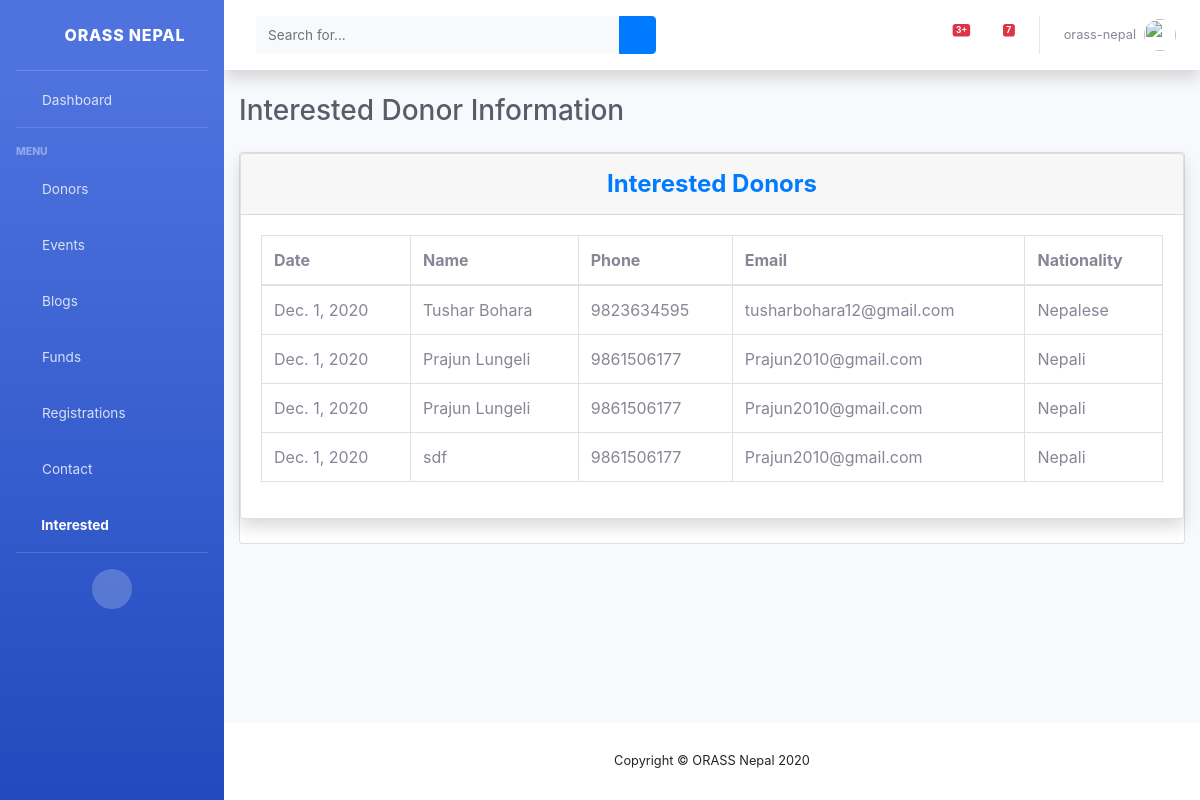
The app's page /view/interested/ (signed in) with its own data.
### web/models.py (models this page shows, shortened)
class InterestedDonor(models.Model):
    date = models.DateField(auto_now_add=True)
    name = models.CharField(max_length=255)
    email = models.CharField(max_length=255)
    phone = models.CharField(max_length=50)
    nationality = models.CharField(max_length=70)

### web/views.py (the view)
# urls.py: path('view/interested/', login_required(InterestedList.as_view(), login_url='/staff'),
class InterestedList(ListView):
    model = InterestedDonor
    template_name = 'staff/view_interested.html'
    context_object_name = 'donors'

### web/templates/staff/view_interested.html (shortened to what this page needs)
{% extends "staff/base.html" %}
{% load static %}
{% block css %}
<link href="{% static 'vendor/datatables/dataTables.bootstrap4.min.css' %}" rel="stylesheet">
<link rel="stylesheet" href="https://netdna.bootstrapcdn.com/font-awesome/4.7.0/css/font-awesome.css">
{% endblock css %}
{% block intActive %}active{% endblock intActive %}
{% block content %}
<div class="d-sm-flex align-items-center justify-content-between mb-4">
    <h1 class="h3 mb-0 text-gray-800">Interested Donor Information</h1>
</div>
<div class="card mb-12">
    <div class="card shadow mb-4">
        <div class="card-header py-3">
            <h4 class="m-0 font-weight-bold text-primary" style="text-align: center">Interested Donors</h4>
        </div>
        <div class="card-body">
            <div class="table-responsive">
                <table class="table table-bordered" id="dataTable" width="100%" cellspacing="0">
                    <thead>
                    <tr>
                        <th>Date</th>
                        <th>Name </th>
                        <th>Phone</th>
                        <th>Email</th>
                        <th>Nationality</th>
                    </tr>
                    </thead>
                    <tbody>
                    {% for donor in donors %}
                        <tr>
                            <td>{{ donor.date }}</td>
                            <td>{{ donor.name }}</td>
                            <td>{{ donor.phone }}</td>
                            <td>{{ donor.email }}</td>
                            <td>{{ donor.nationality }}</td>
                        </tr>
                    {% endfor %}
                    </tbody>
                </table>
            </div>
        </div>
    </div>
</div>
{% endblock content %}

### web/templates/staff/base.html (shortened to what this page needs)
{% load static %}
<!DOCTYPE html>
<html lang="en">
<head>
    <link href="{% static 'vendor/fontawesome-free/css/all.min.css' %}" rel="stylesheet" type="text/css">
    <link href="{% static 'css/sb-admin-2.min.css' %}" rel="stylesheet">
    <link rel="stylesheet" href="https://netdna.bootstrapcdn.com/font-awesome/4.7.0/css/font-awesome.css">
    <link rel="stylesheet" href="https://stackpath.bootstrapcdn.com/bootstrap/4.1.3/css/bootstrap.min.css">
    {% block css %}
    {% endblock css %}
</head>
<body id="page-top">
    <div id="wrapper">
        <ul class="navbar-nav bg-gradient-primary sidebar sidebar-dark accordion" id="accordionSidebar">
            <a class="sidebar-brand d-flex align-items-center justify-content-center" href="{% url 'web:dashboard' %}">
                <div class="sidebar-brand-icon rotate-n-15">
                    <i class="fas fa-laugh-wink"></i>
                </div>
                <div class="sidebar-brand-text mx-3">ORASS Nepal</div>
            </a>
            <hr class="sidebar-divider my-0">
            <li class="nav-item {% block dashActive %}{% endblock dashActive %}">
                <a class="nav-link" href="{% url 'web:dashboard' %}">
                    <i class="fas fa-fw fa-tachometer-alt"></i>
                    <span>Dashboard</span></a>
            </li>
            <hr class="sidebar-divider">
            <div class="sidebar-heading">
                Menu
            </div>
            <li class="nav-item {% block donorActive %}{% endblock donorActive %}">
                <a class="nav-link" href="{% url 'web:view-donor' %}">
                    <i class="fas fa-fw fa-donate"></i>
                    <span>Donors</span></a>
            </li>
            <li class="nav-item {% block eventActive %}{% endblock eventActive %}">
                <a class="nav-link" href="{% url 'web:view-event' %}">
                    <i class="fas fa-fw fa-table"></i>
                    <span>Events</span></a>
            </li>
            <li class="nav-item {% block blogActive %}{% endblock blogActive %}">
                <a class="nav-link" href="{% url 'web:view-blog' %}">
                    <i class="fas fa-fw fa-blog"></i>
                    <span>Blogs</span></a>
            </li>
            <li class="nav-item {% block fundActive %}{% endblock fundActive %}">
                <a class="nav-link" href="{% url 'web:view-fund' 1 %}">
                    <i class="fas fa-fw fa-money"></i>
                    <span>Funds</span></a>
            </li>
            <li class="nav-item {% block regActive %}{% endblock regActive %}">
                <a class="nav-link" href="{% url 'web:view-registration' %}">
                    <i class="fas fa-fw fa-folder"></i>
                    <span>Registrations</span></a>
            </li>
            <li class="nav-item {% block contActive %}{% endblock contActive %}">
                <a class="nav-link" href="{% url 'web:view-query' %}">
                    <i class="fas fa-fw fa-comments"></i>
                    <span>Contact</span></a>
            </li>
            <li class="nav-item {% block intActive %}{% endblock intActive %}">
                <a class="nav-link" href="{% url 'web:view-interested' %}">
                    <i class="fas fa-fw fa-users"></i>
                    <span>Interested</span></a>
            </li>
            <hr class="sidebar-divider d-none d-md-block">
            <div class="text-center d-none d-md-inline">
                <button class="rounded-circle border-0" id="sidebarToggle"></button>
            </div>
        </ul>
        <div id="content-wrapper" class="d-flex flex-column">
            <div id="content">
                <nav class="navbar navbar-expand navbar-light bg-white topbar mb-4 static-top shadow">
                    <form
                        class="d-none d-sm-inline-block form-inline mr-auto ml-md-3 my-2 my-md-0 mw-100 navbar-search">
                        <div class="input-group">
                            <input type="text" class="form-control bg-light border-0 small" placeholder="Search for..."
                                aria-label="Search" aria-describedby="basic-addon2">
                            <div class="input-group-append">
                                <button class="btn btn-primary" type="button">
                                    <i class="fas fa-search fa-sm"></i>
                                </button>
                            </div>
                        </div>
                    </form>
                    <ul class="navbar-nav ml-auto">
                        <li class="nav-item dropdown no-arrow mx-1">
                            <a class="nav-link dropdown-toggle" href="#" id="alertsDropdown" role="button"
                                data-toggle="dropdown" aria-haspopup="true" aria-expanded="false">
                                <span class="badge badge-danger badge-counter">3+</span>
                            </a>
                        </li>
                        <li class="nav-item dropdown no-arrow mx-1">
                            <a class="nav-link dropdown-toggle" href="#" id="messagesDropdown" role="button"
                                data-toggle="dropdown" aria-haspopup="true" aria-expanded="false">
                                <i class="fas fa-envelope fa-fw"></i>
                                <span class="badge badge-danger badge-counter">7</span>
                            </a>
                        </li>
                        <li class="nav-item dropdown no-arrow">
                            <a class="nav-link dropdown-toggle" href="#" id="userDropdown" role="button"
                                data-toggle="dropdown" aria-haspopup="true" aria-expanded="false">
                                <span class="mr-2 d-none d-lg-inline text-gray-600 small">{{ user.username }}</span>
                                <img class="img-profile rounded-circle"
                                    src="{% static 'images/undraw_profile.svg' %}">
                            </a>
                        </li>
                    </ul>
                </nav>
                <div class="container-fluid">
                    {% block content %}
                    {% endblock content %}
                </div>
            </div>
            <footer class="sticky-footer bg-white">
                <div class="container my-auto">
                    <div class="copyright text-center my-auto">
                        <span>Copyright &copy; ORASS Nepal 2020</span>
                    </div>
                </div>
            </footer>
        </div>
    </div>
</body>
</html>

### records on screen
InterestedDonor: date "Dec. 1, 2020", name "Tushar Bohara", phone "9823634595", email "tusharbohara12@gmail.com", nationality "Nepalese"
InterestedDonor: date "Dec. 1, 2020", name "Prajun Lungeli", phone "9861506177", email "Prajun2010@gmail.com", nationality "Nepali"
InterestedDonor: date "Dec. 1, 2020", name "Prajun Lungeli", phone "9861506177", email "Prajun2010@gmail.com", nationality "Nepali"
InterestedDonor: date "Dec. 1, 2020", name "sdf", phone "9861506177", email "Prajun2010@gmail.com", nationality "Nepali"

### other values on screen
{{ user.username }} "orass-nepal"
